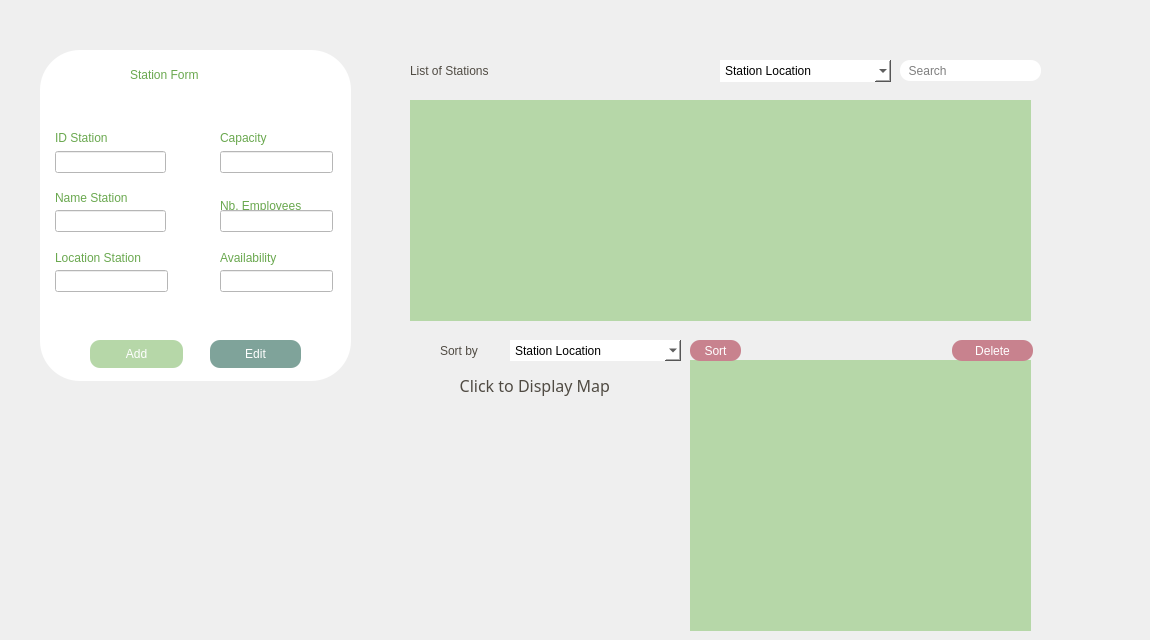
   <widget class="QWidget" name="tabStation">
    <attribute name="title">
     <string>STATION</string>
    </attribute>
    <widget class="QTableView" name="tableViewStat">
     <property name="geometry">
      <rect>
       <x>410</x>
       <y>100</y>
       <width>631</width>
       <height>221</height>
      </rect>
     </property>
     <property name="styleSheet">
      <string notr="true">QHeaderView::section {
    background-color: #7FA39A;
    border: none;
    padding: 5px;
}

QTableView::item {
    background-color: white;
    border: none;
    padding: 5px;
    margin-top: 10px;
    text-align: center; /* align item content */
}

QTableView::item:first {
    border-top-left-radius: 10px;
    border-bottom-left-radius: 10px;
    margin-top: 0;
}

QTableView::item:last {
    border-top-right-radius: 10px;
    border-bottom-right-radius: 10px;
}

QTableView::item:selected {
    color: #397465;
}

QTableView::horizontalHeader {
    border: none;
}

QTableView::verticalHeader {
    border: none;
}

QTableView {
    border: none;
    padding-top: 10px;
    margin-right: 10px;
background-color: #B6D7A8
}
QScrollBar:vertical { background-color: #7FA39A; }
QScrollBar:horizontal { background-color: #7FA39A; }
</string>
     </property>
     <property name="showGrid">
      <bool>false</bool>
     </property>
     <property name="cornerButtonEnabled">
      <bool>false</bool>
     </property>
     <attribute name="verticalHeaderVisible">
      <bool>false</bool>
     </attribute>
     <attribute name="verticalHeaderHighlightSections">
      <bool>false</bool>
     </attribute>
    </widget>
    <widget class="QLabel" name="stationpic">
     <property name="geometry">
      <rect>
       <x>120</x>
       <y>440</y>
       <width>131</width>
       <height>141</height>
      </rect>
     </property>
     <property name="text">
      <string/>
     </property>
     <property name="pixmap">
      <pixmap>ev.png</pixmap>
     </property>
    </widget>
    <widget class="QPushButton" name="deleteButtonStat">
     <property name="geometry">
      <rect>
       <x>952</x>
       <y>340</y>
       <width>81</width>
       <height>21</height>
      </rect>
     </property>
     <property name="styleSheet">
      <string notr="true">QPushButton
{
	color: rgb(255, 255, 255);
	background-color: rgb(200, 130, 142);
	font: 10pt &quot;Berlin Sans FB&quot;;
	border-radius: 10px;
}

QPushButton:hover
{
	color: rgb(255, 255, 255);
	font: 12pt &quot;Berlin Sans FB&quot;;
	background-color: rgb(167, 82, 97);
	border-radius: 10px;
}</string>
     </property>
     <property name="text">
      <string>Delete</string>
     </property>
    </widget>
    <widget class="QLabel" name="trashcanS">
     <property name="geometry">
      <rect>
       <x>916</x>
       <y>335</y>
       <width>31</width>
       <height>31</height>
      </rect>
     </property>
     <property name="text">
      <string/>
     </property>
     <property name="pixmap">
      <pixmap>trash-can.png</pixmap>
     </property>
    </widget>
    <widget class="QPushButton" name="sortbuttonStat">
     <property name="geometry">
      <rect>
       <x>690</x>
       <y>340</y>
       <width>51</width>
       <height>21</height>
      </rect>
     </property>
     <property name="styleSheet">
      <string notr="true">QPushButton
{
	color: rgb(255, 255, 255);
	background-color: rgb(200, 130, 142);
	font: 10pt &quot;Berlin Sans FB&quot;;
	border-radius: 10px;
}

QPushButton:hover
{
	color: rgb(255, 255, 255);
	font: 12pt &quot;Berlin Sans FB&quot;;
	background-color: rgb(167, 82, 97);
	border-radius: 10px;
}</string>
     </property>
     <property name="text">
      <string>Sort</string>
     </property>
    </widget>
    <widget class="QLabel" name="ListStations">
     <property name="geometry">
      <rect>
       <x>410</x>
       <y>60</y>
       <width>161</width>
       <height>21</height>
      </rect>
     </property>
     <property name="styleSheet">
      <string notr="true">QLabel
{
	color: rgb(80, 75, 67);
	font: 15pt &quot;Berlin Sans FB&quot;;
	text-align: right;
}</string>
     </property>
     <property name="text">
      <string>List of Stations</string>
     </property>
    </widget>
    <widget class="QFrame" name="chartStat">
     <property name="geometry">
      <rect>
       <x>690</x>
       <y>360</y>
       <width>341</width>
       <height>271</height>
      </rect>
     </property>
     <property name="styleSheet">
      <string notr="true">QFrame{
background-color: #B6D7A8
}</string>
     </property>
     <layout class="QHBoxLayout" name="horizontalLayout_3"/>
    </widget>
    <widget class="QComboBox" name="searchBoxStat">
     <property name="geometry">
      <rect>
       <x>720</x>
       <y>60</y>
       <width>171</width>
       <height>22</height>
      </rect>
     </property>
     <property name="styleSheet">
      <string notr="true">QComboBox
{
	background-color: rgb(255, 255, 255);
	border-radius: 20px;
	font: 9pt &quot;Berlin Sans FB&quot;;

}</string>
     </property>
     <item>
      <property name="text">
       <string>Station Location</string>
      </property>
     </item>
     <item>
      <property name="text">
       <string>Station ID</string>
      </property>
     </item>
     <item>
      <property name="text">
       <string>Station Name</string>
      </property>
     </item>
    </widget>
    <widget class="QPushButton" name="map">
     <property name="geometry">
      <rect>
       <x>410</x>
       <y>370</y>
       <width>201</width>
       <height>31</height>
      </rect>
     </property>
     <property name="font">
      <font>
       <family>Berlin Sans FB</family>
       <pointsize>12</pointsize>
       <weight>50</weight>
       <italic>false</italic>
       <bold>false</bold>
      </font>
     </property>
     <property name="autoFillBackground">
      <bool>false</bool>
     </property>
     <property name="styleSheet">
      <string notr="true">QPushButton
{
	color: rgb(80, 75, 67);
	font: 12pt &quot;Berlin Sans FB&quot;;
	text-align: right;
}</string>
     </property>
     <property name="text">
      <string> Click to Display Map</string>
     </property>
     <property name="icon">
      <iconset>
       <normaloff>google-maps.png</normaloff>google-maps.png</iconset>
     </property>
     <property name="iconSize">
      <size>
       <width>16</width>
       <height>16</height>
      </size>
     </property>
     <property name="flat">
      <bool>true</bool>
     </property>
    </widget>
    <widget class="QGroupBox" name="formulaire">
     <property name="geometry">
      <rect>
       <x>40</x>
       <y>50</y>
       <width>311</width>
       <height>331</height>
      </rect>
     </property>
     <property name="styleSheet">
      <string notr="true">QGroupBox
{
	background-color: rgb(255, 255, 255);
	color: rgb(255, 255, 255);
	border-radius: 40px;
}</string>
     </property>
     <property name="title">
      <string/>
     </property>
     <widget class="QLabel" name="stationLabel">
      <property name="geometry">
       <rect>
        <x>90</x>
        <y>15</y>
        <width>141</width>
        <height>20</height>
       </rect>
      </property>
      <property name="styleSheet">
       <string notr="true">QLabel
{
background-color: rgb(255, 255, 255);
color: rgb(106,168,79);
font: 15pt &quot;Berlin Sans FB&quot;;
}</string>
      </property>
      <property name="text">
       <string>Station Form</string>
      </property>
     </widget>
     <widget class="QLabel" name="IDstatLabel">
      <property name="geometry">
       <rect>
        <x>15</x>
        <y>80</y>
        <width>91</width>
        <height>16</height>
       </rect>
      </property>
      <property name="styleSheet">
       <string notr="true">QLabel
{
background-color: rgb(255, 255, 255);
color: rgb(106,168,79);
font: 10pt &quot;Berlin Sans FB&quot;;
}</string>
      </property>
      <property name="text">
       <string>ID Station</string>
      </property>
     </widget>
     <widget class="QLineEdit" name="IDstatEdit">
      <property name="geometry">
       <rect>
        <x>15</x>
        <y>101</y>
        <width>111</width>
        <height>22</height>
       </rect>
      </property>
      <property name="styleSheet">
       <string notr="true">QLineEdit
{
	background-color: rgb(255, 255, 255);
}
</string>
      </property>
     </widget>
     <widget class="QLabel" name="NamestatLabel">
      <property name="geometry">
       <rect>
        <x>15</x>
        <y>140</y>
        <width>100</width>
        <height>16</height>
       </rect>
      </property>
      <property name="styleSheet">
       <string notr="true">QLabel
{
background-color: rgb(255, 255, 255);
color: rgb(106,168,79);
font: 10pt &quot;Berlin Sans FB&quot;;
}
</string>
      </property>
      <property name="text">
       <string>Name Station</string>
      </property>
     </widget>
     <widget class="QLabel" name="LocationStatlabel">
      <property name="geometry">
       <rect>
        <x>15</x>
        <y>200</y>
        <width>121</width>
        <height>16</height>
       </rect>
      </property>
      <property name="styleSheet">
       <string notr="true">QLabel
{
background-color: rgb(255, 255, 255);
color: rgb(106,168,79);
font: 10pt &quot;Berlin Sans FB&quot;;
}
</string>
      </property>
      <property name="text">
       <string>Location Station</string>
      </property>
     </widget>
     <widget class="QLabel" name="CapacityStatLabel">
      <property name="geometry">
       <rect>
        <x>180</x>
        <y>80</y>
        <width>100</width>
        <height>16</height>
       </rect>
      </property>
      <property name="styleSheet">
       <string notr="true">QLabel
{
background-color: rgb(255, 255, 255);
color: rgb(106,168,79);
font: 10pt &quot;Berlin Sans FB&quot;;
}
</string>
      </property>
      <property name="text">
       <string>Capacity</string>
      </property>
     </widget>
     <widget class="QLineEdit" name="NamestatEdit">
      <property name="geometry">
       <rect>
        <x>15</x>
        <y>160</y>
        <width>111</width>
        <height>22</height>
       </rect>
      </property>
      <property name="styleSheet">
       <string notr="true">QLineEdit{
	background-color: rgb(255, 255, 255);
}</string>
      </property>
     </widget>
     <widget class="QLineEdit" name="LocationStatEdit">
      <property name="geometry">
       <rect>
        <x>15</x>
        <y>220</y>
        <width>113</width>
        <height>22</height>
       </rect>
      </property>
      <property name="styleSheet">
       <string notr="true">QLineEdit
{
	background-color: rgb(255, 255, 255);
}
</string>
      </property>
     </widget>
     <widget class="QLineEdit" name="capacityStatEdit">
      <property name="geometry">
       <rect>
        <x>180</x>
        <y>101</y>
        <width>113</width>
        <height>22</height>
       </rect>
      </property>
      <property name="styleSheet">
       <string notr="true">QLineEdit
{
	background-color: rgb(255, 255, 255);
}

</string>
      </property>
     </widget>
     <widget class="QPushButton" name="addButtonStat">
      <property name="geometry">
       <rect>
        <x>50</x>
        <y>290</y>
        <width>93</width>
        <height>28</height>
       </rect>
      </property>
      <property name="styleSheet">
       <string notr="true">QPushButton
{
	background-color: rgb(182, 215, 168);
	color: rgb(255, 255, 255);
	font: 10pt &quot;Berlin Sans FB&quot;;
	border-radius: 10px;
}</string>
      </property>
      <property name="text">
       <string>Add</string>
      </property>
     </widget>
     <widget class="QPushButton" name="editButtonStat">
      <property name="geometry">
       <rect>
        <x>170</x>
        <y>290</y>
        <width>91</width>
        <height>28</height>
       </rect>
      </property>
      <property name="styleSheet">
       <string notr="true">QPushButton
{
	background-color: rgb(127, 163, 154);

	color: rgb(255, 255, 255);
	font: 10pt &quot;Berlin Sans FB&quot;;
	border-radius: 10px;
}</string>
      </property>
      <property name="text">
       <string>Edit</string>
      </property>
     </widget>
     <widget class="QLabel" name="icon_4">
      <property name="geometry">
       <rect>
        <x>30</x>
        <y>5</y>
        <width>41</width>
        <height>41</height>
       </rect>
      </property>
      <property name="styleSheet">
       <string notr="true">QLabel
{
	background-color: rgb(255, 255, 255);
}</string>
      </property>
      <property name="text">
       <string/>
      </property>
      <property name="pixmap">
       <pixmap>feedback.png</pixmap>
      </property>
     </widget>
     <widget class="QLabel" name="nbemplabel">
      <property name="geometry">
       <rect>
        <x>180</x>
        <y>140</y>
        <width>131</width>
        <height>31</height>
       </rect>
      </property>
      <property name="styleSheet">
       <string notr="true">QLabel
{
background-color: rgb(255, 255, 255);
color: rgb(106,168,79);
font: 10pt &quot;Berlin Sans FB&quot;;
}
</string>
      </property>
      <property name="text">
       <string>Nb. Employees</string>
      </property>
     </widget>
     <widget class="QLineEdit" name="nb_empedit">
      <property name="geometry">
       <rect>
        <x>180</x>
        <y>160</y>
        <width>113</width>
        <height>22</height>
       </rect>
      </property>
      <property name="styleSheet">
       <string notr="true">QLineEdit{
	background-color: rgb(255, 255, 255);
}</string>
      </property>
     </widget>
     <widget class="QLabel" name="availLabel">
      <property name="geometry">
       <rect>
        <x>180</x>
        <y>200</y>
        <width>121</width>
        <height>16</height>
       </rect>
      </property>
      <property name="styleSheet">
       <string notr="true">QLabel
{
background-color: rgb(255, 255, 255);
color: rgb(106,168,79);
font: 10pt &quot;Berlin Sans FB&quot;;
}</string>
      </property>
      <property name="text">
       <string>Availability</string>
      </property>
     </widget>
     <widget class="QLineEdit" name="availedit">
      <property name="geometry">
       <rect>
        <x>180</x>
        <y>220</y>
        <width>113</width>
        <height>22</height>
       </rect>
      </property>
      <property name="styleSheet">
       <string notr="true">QLineEdit
{
	background-color: rgb(255, 255, 255);
}
</string>
      </property>
     </widget>
     <widget class="QPushButton" name="refreshButtonStat">
      <property name="geometry">
       <rect>
        <x>250</x>
        <y>10</y>
        <width>31</width>
        <height>31</height>
       </rect>
      </property>
      <property name="text">
       <string/>
      </property>
      <property name="icon">
       <iconset>
        <normaloff>refresh-button.png</normaloff>refresh-button.png</iconset>
      </property>
      <property name="iconSize">
       <size>
        <width>32</width>
        <height>32</height>
       </size>
      </property>
      <property name="flat">
       <bool>true</bool>
      </property>
     </widget>
    </widget>
    <widget class="QLabel" name="sortStat">
     <property name="geometry">
      <rect>
       <x>410</x>
       <y>340</y>
       <width>20</width>
       <height>21</height>
      </rect>
     </property>
     <property name="text">
      <string/>
     </property>
     <property name="pixmap">
      <pixmap>sort.png</pixmap>
     </property>
    </widget>
    <widget class="QLabel" name="label_7">
     <property name="geometry">
      <rect>
       <x>1100</x>
       <y>-20</y>
       <width>41</width>
       <height>61</height>
      </rect>
     </property>
     <property name="text">
      <string/>
     </property>
     <property name="pixmap">
      <pixmap>../../Downloads/gas-pump (1).png</pixmap>
     </property>
    </widget>
    <widget class="QLabel" name="sortby_stat">
     <property name="geometry">
      <rect>
       <x>440</x>
       <y>340</y>
       <width>61</width>
       <height>21</height>
      </rect>
     </property>
     <property name="styleSheet">
      <string notr="true">QLabel
{
	color: rgb(80, 75, 67);
	font: 12pt &quot;Berlin Sans FB&quot;;
	text-align: right;
}</string>
     </property>
     <property name="text">
      <string>Sort by</string>
     </property>
    </widget>
    <widget class="QComboBox" name="sortComboStat">
     <property name="geometry">
      <rect>
       <x>510</x>
       <y>340</y>
       <width>171</width>
       <height>21</height>
      </rect>
     </property>
     <property name="styleSheet">
      <string notr="true">QComboBox
{
	background-color: rgb(255, 255, 255);
	border-radius: 20px;
	font: 9pt &quot;Berlin Sans FB&quot;;

}</string>
     </property>
     <item>
      <property name="text">
       <string>Station Location</string>
      </property>
     </item>
     <item>
      <property name="text">
       <string>Station ID</string>
      </property>
     </item>
     <item>
      <property name="text">
       <string>Station Name</string>
      </property>
     </item>
    </widget>
    <widget class="QPushButton" name="searchStat">
     <property name="geometry">
      <rect>
       <x>1014</x>
       <y>60</y>
       <width>21</width>
       <height>21</height>
      </rect>
     </property>
     <property name="text">
      <string/>
     </property>
     <property name="icon">
      <iconset>
       <normaloff>search-interface-symbol.png</normaloff>search-interface-symbol.png</iconset>
     </property>
     <property name="flat">
      <bool>true</bool>
     </property>
    </widget>
    <widget class="QLineEdit" name="searchEdit_2">
     <property name="geometry">
      <rect>
       <x>900</x>
       <y>60</y>
       <width>141</width>
       <height>21</height>
      </rect>
     </property>
     <property name="styleSheet">
      <string notr="true">QLineEdit
{
	background-color: rgb(255, 255, 255);
	border-radius: 10px;
	font: 9pt &quot;Berlin Sans FB&quot;;
}</string>
     </property>
     <property name="text">
      <string/>
     </property>
     <property name="placeholderText">
      <string>  Search</string>
     </property>
    </widget>
    <widget class="QPushButton" name="pdfStat">
     <property name="geometry">
      <rect>
       <x>570</x>
       <y>55</y>
       <width>41</width>
       <height>31</height>
      </rect>
     </property>
     <property name="text">
      <string/>
     </property>
     <property name="icon">
      <iconset>
       <normaloff>pdf-file.png</normaloff>pdf-file.png</iconset>
     </property>
     <property name="iconSize">
      <size>
       <width>24</width>
       <height>24</height>
      </size>
     </property>
     <property name="flat">
      <bool>true</bool>
     </property>
    </widget>
    <zorder>chartStat</zorder>
    <zorder>tableViewStat</zorder>
    <zorder>stationpic</zorder>
    <zorder>trashcanS</zorder>
    <zorder>ListStations</zorder>
    <zorder>searchBoxStat</zorder>
    <zorder>map</zorder>
    <zorder>formulaire</zorder>
    <zorder>sortStat</zorder>
    <zorder>label_7</zorder>
    <zorder>sortby_stat</zorder>
    <zorder>sortComboStat</zorder>
    <zorder>searchEdit_2</zorder>
    <zorder>pdfStat</zorder>
    <zorder>searchStat</zorder>
    <zorder>sortbuttonStat</zorder>
    <zorder>deleteButtonStat</zorder>
   </widget>
